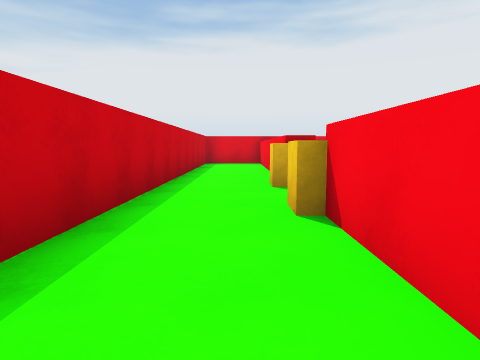
View 1 (above)

19 first-person views from a walk through a Unity game level. The camera is 1.2 m above the floor, tilts 6° down and sees 75° across. The floor is counted in squares, 2 m on a side. Each view is taken from the middle of a square. On the plan, view 1 faces up. The plan holds only what a view shows up to about 9 squares ahead; the rest is blank.

View 2
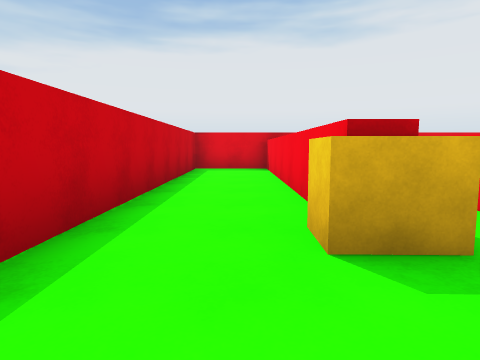

View 3
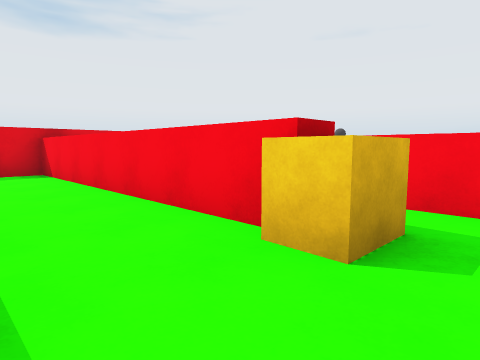

View 4
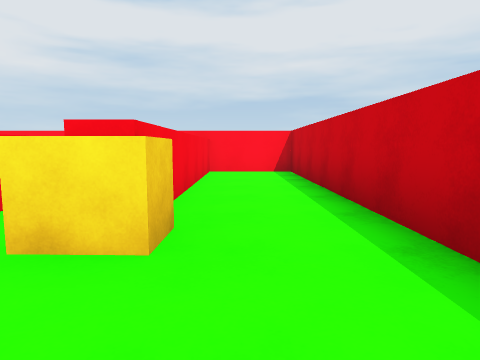

View 5
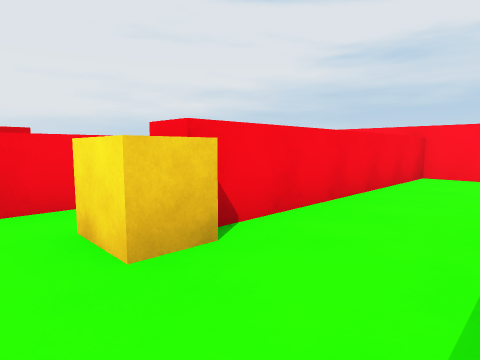

View 6
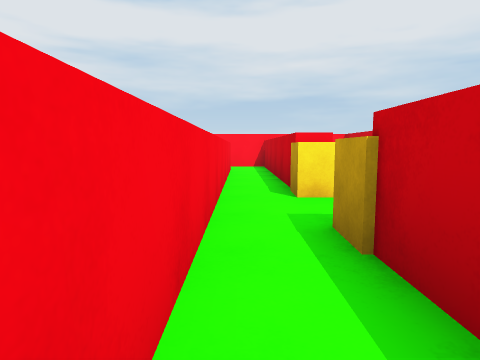

View 7
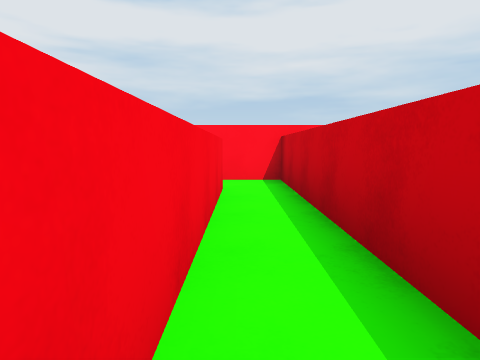

View 8
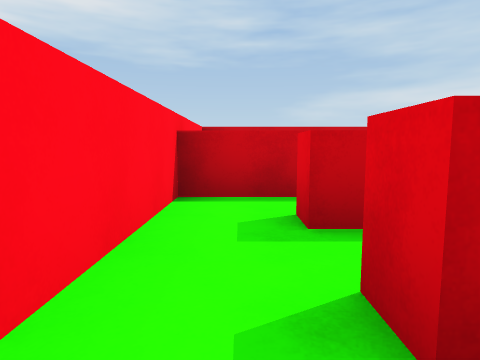

View 9
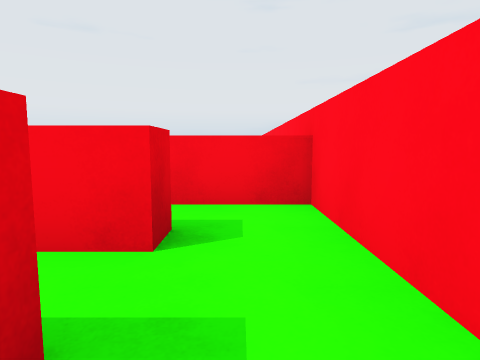

View 10
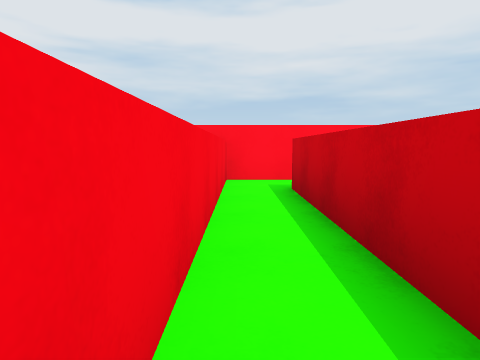

View 11
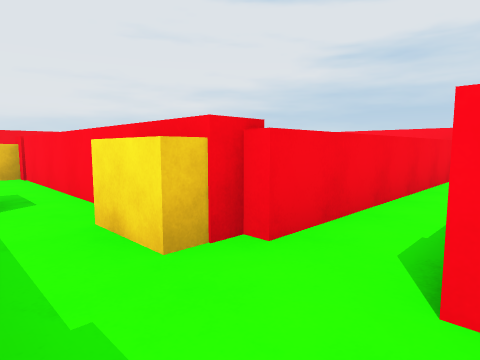

View 12
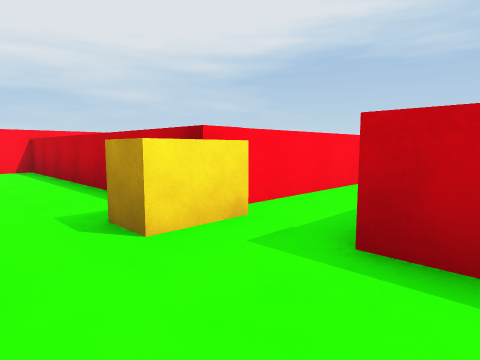

View 13
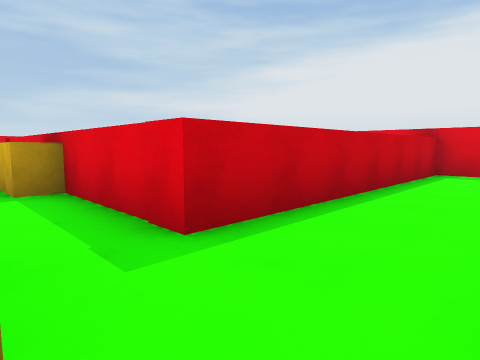

View 14
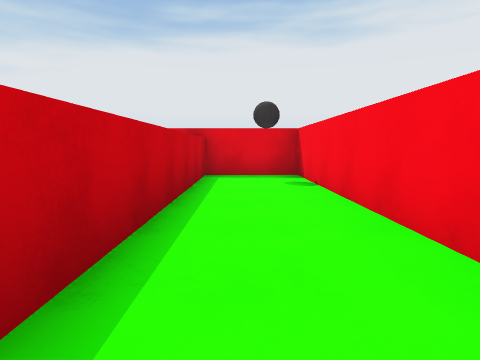

View 15
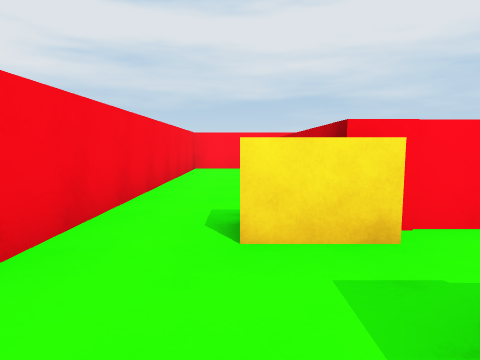

View 16
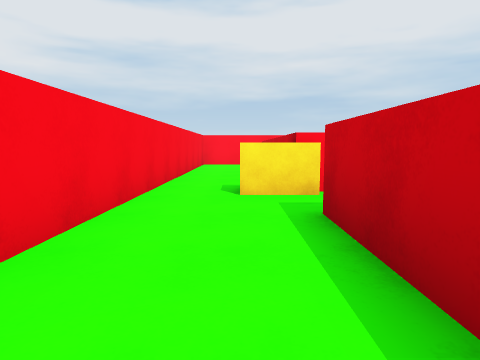

View 17
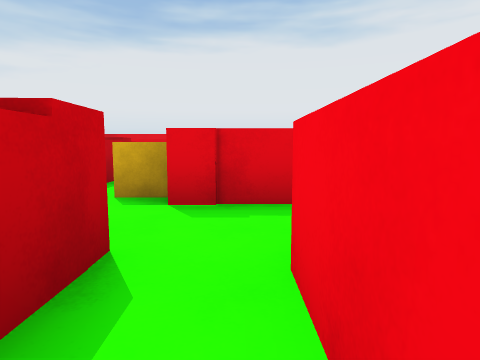

View 18
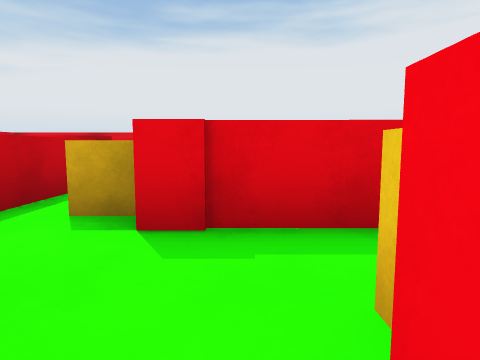

View 19
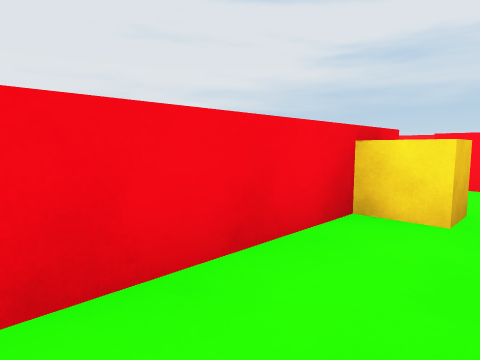

### Floor plan
Key: @ floor where view 1 was taken; # wall or solid block; . floor; ^ raised ledge; B block.
Columns run from 2 left of view 1 to 14 right of it. Each row starts with its distance up from view 1.
 12 ####         ####
 11 #..#         #..#
 10 #..###       #..#
  9 #..##..#     #..#
  8 #..##^.#     #..#
  7 #..#.^.#     #..#
  6 #..#.^B#######..#
  5 #..B.^....B.....#
  4 #....^..B.....B.#
  3 #..B.^^.^#####..#
  2 #..#.^^.^    #..#
  1 #..#.^^.^    #..#
  0 #.@#.^^.^    #..#
 -1 #..#.^^.^    #..#
 -2 #..#....^    #..#
 -3 ###########  ####

Where each view was taken, in squares from view 1:
view 1: 0 up, 0 right, facing up
view 2: 3 up, 0 right, facing up
view 3: 4 up, 1 left, facing up-right
view 4: 5 up, 0 right, facing down
view 5: 4 up, 1 left, facing down-right
view 6: 7 up, 2 right, facing down
view 7: 3 up, 2 right, facing down
view 8: 2 down, 5 right, facing left
view 9: 2 down, 2 right, facing right
view 10: 3 up, 5 right, facing down
view 11: 5 up, 4 right, facing down-right
view 12: 6 up, 13 right, facing down-left
view 13: 4 up, 13 right, facing up-left
view 14: 5 up, 12 right, facing up
view 15: 6 up, 12 right, facing down
view 16: 8 up, 12 right, facing down
view 17: 2 up, 5 right, facing up
view 18: 3 up, 5 right, facing up
view 19: 9 up, 3 right, facing down-right
